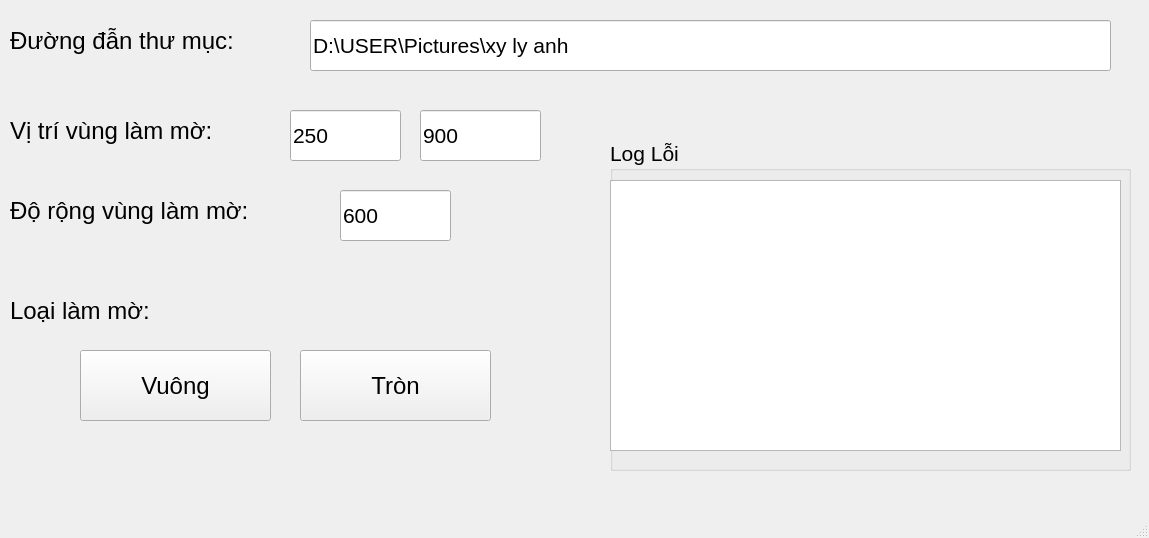
<?xml version="1.0" encoding="UTF-8"?>
<ui version="4.0">
 <class>MainWindow</class>
 <widget class="QMainWindow" name="MainWindow">
  <property name="geometry">
   <rect>
    <x>0</x>
    <y>0</y>
    <width>1149</width>
    <height>538</height>
   </rect>
  </property>
  <property name="windowTitle">
   <string>Xy Ly Anh 19TIN_TT</string>
  </property>
  <widget class="QWidget" name="centralwidget">
   <widget class="QLineEdit" name="path_folder">
    <property name="geometry">
     <rect>
      <x>310</x>
      <y>20</y>
      <width>801</width>
      <height>51</height>
     </rect>
    </property>
    <property name="font">
     <font>
      <pointsize>16</pointsize>
     </font>
    </property>
    <property name="text">
     <string>D:\USER\Pictures\xy ly anh</string>
    </property>
   </widget>
   <widget class="QLabel" name="label">
    <property name="geometry">
     <rect>
      <x>10</x>
      <y>20</y>
      <width>281</width>
      <height>41</height>
     </rect>
    </property>
    <property name="font">
     <font>
      <pointsize>18</pointsize>
     </font>
    </property>
    <property name="text">
     <string>Đường đẫn thư mục:</string>
    </property>
   </widget>
   <widget class="QLabel" name="label_2">
    <property name="geometry">
     <rect>
      <x>10</x>
      <y>110</y>
      <width>281</width>
      <height>41</height>
     </rect>
    </property>
    <property name="font">
     <font>
      <pointsize>18</pointsize>
     </font>
    </property>
    <property name="text">
     <string>Vị trí vùng làm mờ:</string>
    </property>
   </widget>
   <widget class="QLineEdit" name="point_x">
    <property name="geometry">
     <rect>
      <x>290</x>
      <y>110</y>
      <width>111</width>
      <height>51</height>
     </rect>
    </property>
    <property name="font">
     <font>
      <pointsize>16</pointsize>
     </font>
    </property>
    <property name="text">
     <string>250</string>
    </property>
    <property name="placeholderText">
     <string>X</string>
    </property>
   </widget>
   <widget class="QLineEdit" name="point_y">
    <property name="geometry">
     <rect>
      <x>420</x>
      <y>110</y>
      <width>121</width>
      <height>51</height>
     </rect>
    </property>
    <property name="font">
     <font>
      <pointsize>16</pointsize>
     </font>
    </property>
    <property name="text">
     <string>900</string>
    </property>
    <property name="echoMode">
     <enum>QLineEdit::Normal</enum>
    </property>
    <property name="placeholderText">
     <string>Y</string>
    </property>
   </widget>
   <widget class="QLabel" name="label_3">
    <property name="geometry">
     <rect>
      <x>10</x>
      <y>190</y>
      <width>321</width>
      <height>41</height>
     </rect>
    </property>
    <property name="font">
     <font>
      <pointsize>18</pointsize>
     </font>
    </property>
    <property name="text">
     <string>Độ rộng vùng làm mờ:</string>
    </property>
   </widget>
   <widget class="QLineEdit" name="size_che">
    <property name="geometry">
     <rect>
      <x>340</x>
      <y>190</y>
      <width>111</width>
      <height>51</height>
     </rect>
    </property>
    <property name="font">
     <font>
      <pointsize>16</pointsize>
     </font>
    </property>
    <property name="text">
     <string>600</string>
    </property>
    <property name="placeholderText">
     <string>100</string>
    </property>
   </widget>
   <widget class="QLabel" name="label_4">
    <property name="geometry">
     <rect>
      <x>10</x>
      <y>290</y>
      <width>201</width>
      <height>41</height>
     </rect>
    </property>
    <property name="font">
     <font>
      <pointsize>18</pointsize>
     </font>
    </property>
    <property name="text">
     <string>Loại làm mờ:</string>
    </property>
   </widget>
   <widget class="QPushButton" name="btn_batdau_vuong">
    <property name="geometry">
     <rect>
      <x>80</x>
      <y>350</y>
      <width>191</width>
      <height>71</height>
     </rect>
    </property>
    <property name="font">
     <font>
      <pointsize>18</pointsize>
     </font>
    </property>
    <property name="text">
     <string>Vuông</string>
    </property>
   </widget>
   <widget class="QGroupBox" name="groupBox_2">
    <property name="geometry">
     <rect>
      <x>610</x>
      <y>140</y>
      <width>521</width>
      <height>331</height>
     </rect>
    </property>
    <property name="font">
     <font>
      <pointsize>16</pointsize>
     </font>
    </property>
    <property name="title">
     <string>Log Lỗi</string>
    </property>
    <widget class="QPlainTextEdit" name="txt_log">
     <property name="geometry">
      <rect>
       <x>0</x>
       <y>40</y>
       <width>511</width>
       <height>271</height>
      </rect>
     </property>
     <property name="font">
      <font>
       <pointsize>11</pointsize>
      </font>
     </property>
    </widget>
   </widget>
   <widget class="QPushButton" name="btn_batdau_tron">
    <property name="geometry">
     <rect>
      <x>300</x>
      <y>350</y>
      <width>191</width>
      <height>71</height>
     </rect>
    </property>
    <property name="font">
     <font>
      <pointsize>18</pointsize>
     </font>
    </property>
    <property name="text">
     <string>Tròn</string>
    </property>
   </widget>
  </widget>
  <widget class="QStatusBar" name="statusbar"/>
 </widget>
 <resources/>
 <connections/>
</ui>
